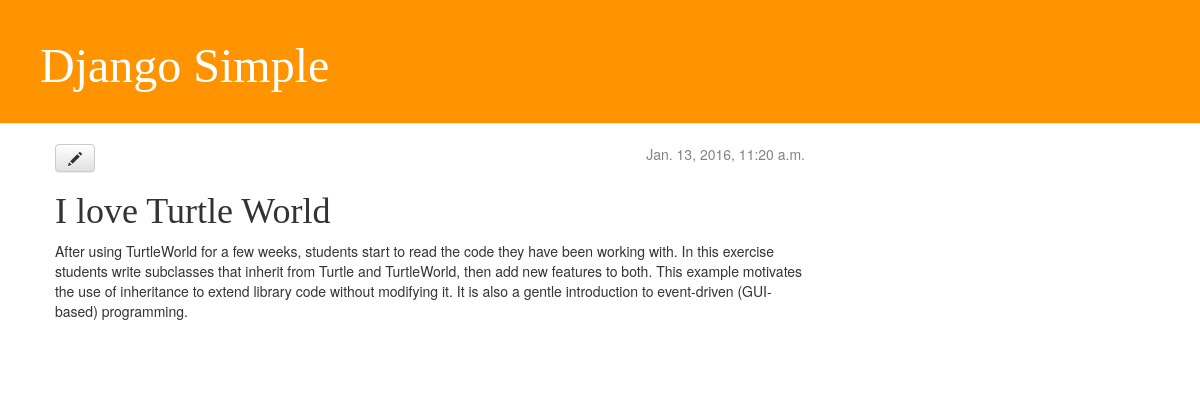
/post/5/, run on the app's committed database.
### blog/models.py (models this page shows, shortened)
class Post(models.Model):
	author = models.ForeignKey('auth.User')
	title = models.CharField(max_length=200)
	text = models.TextField()
	created_date = models.DateTimeField(default=timezone.now())
	published_date = models.DateTimeField(blank=True, null=True)

### blog/views.py (the view)
# urls.py: url(r'^post/(?P<pk>[0-9]+)/$', views.post_detail, name='post_detail'),
def post_detail(request, pk):
	post = get_object_or_404(Post, pk=pk)
	return render(request, 'blog/post_detail.html', {'post': post})

### blog/templates/blog/post_detail.html
{%  extends 'blog/base.html' %}
{%  block content %}
    <div class="post">
        {%  if post.published_date %}
            <div class="date">
                {{ post.published_date }}
            </div>
        {% endif %}
        <a class="btn btn-default" href="{% url 'post_edit' pk=post.pk %}"><span class="glyphicon glyphicon-pencil"></span></a>
        <h1>{{ post.title }}</h1>
        <p>{{ post.text|linebreaks }}</p>
    </div>
{% endblock %}

### blog/static/css/blog.css (style rules this page uses)
h1, h2, h3, h4 { font-family: 'Philosopher', cursive; }
.date { float: right; color: #828282; }
.post { margin-bottom: 70px; }

### data on the page
Post: published_date "Jan. 13, 2016, 11:20 a.m.", title "I love Turtle World", text "After using TurtleWorld for a few weeks, students start to read the code they have been working with. In this exercise students write subclasses that inherit from Turtle and TurtleWorld, then add new features to both. This example motivates the use of inheritance to extend library code without modifying it. It is also a gentle introduction to event-driven (GUI-based) programming."
